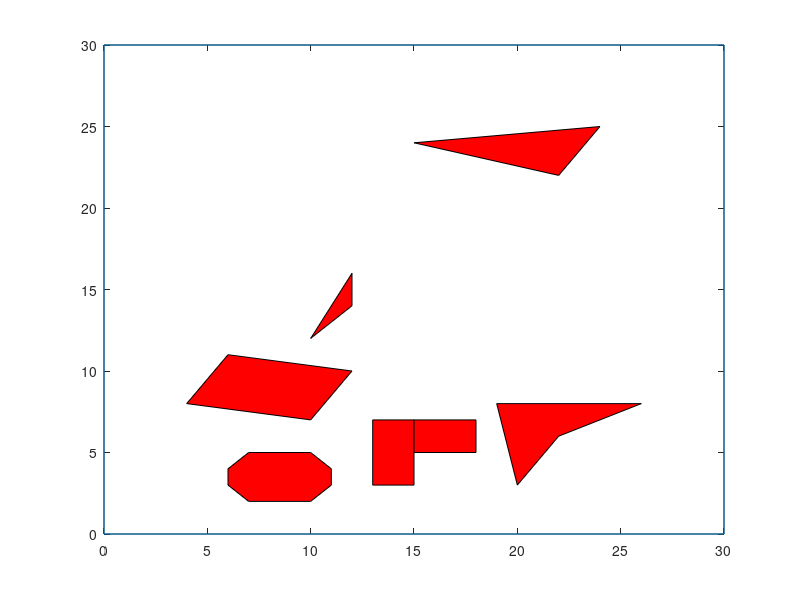

Write the MATLAB code that produced this figure.
function map =map_definition()

map.Npoly=7; %Define number of polygons

 map.poly{1}=[13,3; 15,3; 15,7; 13,7; 13,3];
 

 map.poly{2}=[6,3; 7,2; 10,2; 11,3; 11,4; 10,5; 7,5; 6,4; 6,3];
 
 map.poly{3}=[4,8; 10,7; 12,10; 6,11; 4,8];


 map.poly{4}=[15,5; 18,5; 18,7; 15,7; 15,5];

 map.poly{5} = [10,12; 12,14; 12,16;14,20; 10,12];

 map.poly{6} = [22,22; 24,25;15,24;22,22];
 map.poly{7} = [20,3;22,6; 26,8; 19,8;20,3];
 % merge vertices of all obstacle
obsx=map.poly{1}(:,1).';
obsy=map.poly{1}(:,2).';
for i=2:map.Npoly
    obsx=[obsx NaN map.poly{i}(:,1).'];
    obsy=[obsy NaN map.poly{i}(:,2).'];
end
map.obsx=obsx;
map.obsy=obsy; 


%Define map range
map.xrange=[0 30];
map.yrange=[0 30];


%Plot map
figure;
plot([0 30 30 0 0],[0 0 30 30 0]);
hold on

% Fill polygons

for i=1:map.Npoly    
    fill(map.poly{i}(:,1),map.poly{i}(:,2),'r')
end


    